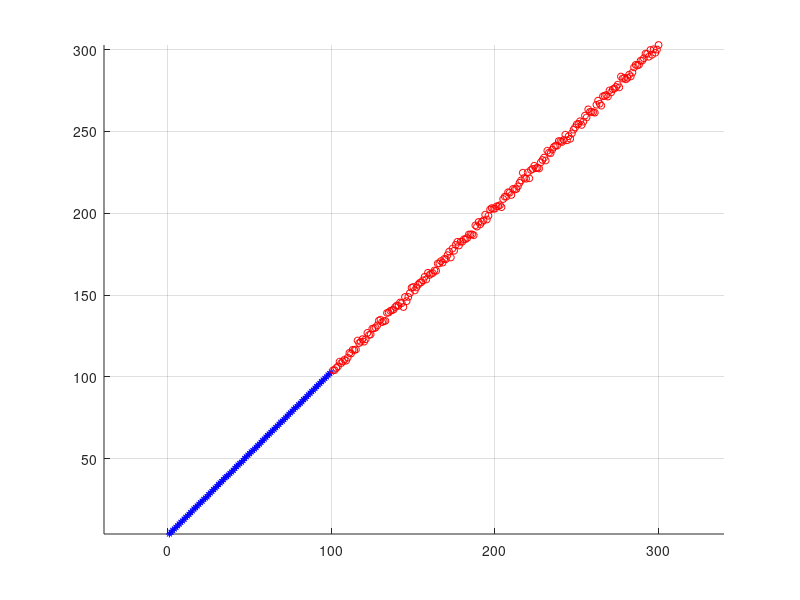

The MATLAB source for this figure:
clc
clear all
close all

n = 300;

%% Two group of Observation (y1 , y2) with diffrent sigma
x = 1:n;
y1 = x(1 : 100) + normrnd(3, 0.1, [1, 100]);
y2 = x(101 : n) + normrnd(3, 1.5, [1, 200]);

figure;
scatter(x(1 : 100), y1, 25, 'b', '*'); hold on
scatter(x(101 : n), y2, 25, 'r', 'o'); grid on; axis equal

%% LS
% y = ax + b
L = [y1 , y2]';
A = [x' , ones([n , 1])];
X = A\L;
P = polyfit(x,L',1);

%% VCE
% initial
sigma_1 = 1;
sigma_2 = 1;
Q1 = zeros(n);
Q2 = zeros(n);
Q1(1:100 , 1:100) = eye(100);
Q2(101 : n , 101 : n) = eye(200);
Qy = sigma_1*Q1 + sigma_2*Q2;

disp(['iter     sigma2_1     sigma2_2     diff_1      diff_2'])
disp('-------------------------------------------------------')
for i=1:100
    Qy_1 = inv(Qy);
    PA = eye(n) - (A*inv(A'*Qy_1*A)*A'*Qy_1);
    e = PA*L;
    n11 = 0.5 * trace(Q1*Qy_1*PA * Q1*Qy_1*PA);
    n12 = 0.5 * trace(Q1*Qy_1*PA * Q2*Qy_1*PA);
    n21 = 0.5 * trace(Q2*Qy_1*PA * Q1*Qy_1*PA);
    n22 = 0.5 * trace(Q2*Qy_1*PA * Q2*Qy_1*PA);
    N = [n11, n12 ; n21, n22];

    l1 = 0.5 * (e'*Qy_1*Q1*Qy_1*e);
    l2 = 0.5 * (e'*Qy_1*Q2*Qy_1*e);
    l = [l1 ; l2];

    sigma = N\l;
    str1 = [' ', num2str(i),'       ', num2str(sigma(1)), '     ' ,  num2str(sigma(2)), '    '];
    str2 = [num2str(abs(sigma(1) - sigma_1)), '     ', num2str(abs(sigma(2) - sigma_2))];
    disp([str1, str2]);
    
    if abs(sigma(1) - sigma_1)<1e-6 & abs(sigma(2) - sigma_2)<1e-6
        sigma_1 = sigma(1);
        sigma_2 = sigma(2);
        Qy = sigma_1*Q1 + sigma_2*Q2;
        break
    end
    sigma_1 = sigma(1);
    sigma_2 = sigma(2);
    Qy = sigma_1*Q1 + sigma_2*Q2;
end

Sig_1 = sqrt(sigma(1));
Sig_2 = sqrt(sigma(2));
fprintf('\n')
disp(['Sigma_1 : ', num2str(Sig_1), '    ', 'Sigma_2 : ', num2str(Sig_2)])

%% NEW LS
% y = ax + b
L = [y1 , y2]';
A = [x' , ones([n , 1])];
X = inv(A'*Qy_1*A) * (A'*Qy_1*L);

